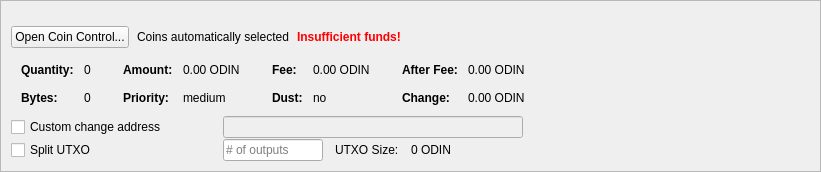
         <widget class="QFrame" name="frameCoinControl">
          <property name="sizePolicy">
           <sizepolicy hsizetype="Expanding" vsizetype="Expanding">
            <horstretch>0</horstretch>
            <verstretch>0</verstretch>
           </sizepolicy>
          </property>
          <property name="maximumSize">
           <size>
            <width>16777215</width>
            <height>16777215</height>
           </size>
          </property>
          <property name="frameShape">
           <enum>QFrame::StyledPanel</enum>
          </property>
          <property name="frameShadow">
           <enum>QFrame::Sunken</enum>
          </property>
          <layout class="QVBoxLayout" name="verticalLayoutCoinControl2">
           <property name="spacing">
            <number>0</number>
           </property>
           <property name="leftMargin">
            <number>0</number>
           </property>
           <property name="topMargin">
            <number>0</number>
           </property>
           <property name="rightMargin">
            <number>0</number>
           </property>
           <property name="bottomMargin">
            <number>0</number>
           </property>
           <item>
            <widget class="QFrame" name="frameCoinControl_BG">
             <layout class="QVBoxLayout" name="verticalLayoutCoinControl" stretch="0,0,0,0,0,0">
              <property name="spacing">
               <number>1</number>
              </property>
              <property name="leftMargin">
               <number>10</number>
              </property>
              <property name="topMargin">
               <number>10</number>
              </property>
              <item>
               <layout class="QHBoxLayout" name="horizontalLayoutCoinControl1">
                <property name="bottomMargin">
                 <number>15</number>
                </property>
                <item>
                 <layout class="QVBoxLayout" name="verticalLayout_3">
                  <property name="spacing">
                   <number>6</number>
                  </property>
                 </layout>
                </item>
               </layout>
              </item>
              <item>
               <layout class="QHBoxLayout" name="horizontalLayoutCoinControl2" stretch="0,0,0,0">
                <property name="spacing">
                 <number>8</number>
                </property>
                <property name="bottomMargin">
                 <number>10</number>
                </property>
                <item>
                 <widget class="QPushButton" name="pushButtonCoinControl">
                  <property name="sizePolicy">
                   <sizepolicy hsizetype="Minimum" vsizetype="Fixed">
                    <horstretch>0</horstretch>
                    <verstretch>0</verstretch>
                   </sizepolicy>
                  </property>
                  <property name="styleSheet">
                   <string notr="true"/>
                  </property>
                  <property name="text">
                   <string>Open Coin Control...</string>
                  </property>
                  <property name="autoDefault">
                   <bool>false</bool>
                  </property>
                 </widget>
                </item>
                <item>
                 <widget class="QLabel" name="labelCoinControlAutomaticallySelected">
                  <property name="text">
                   <string>Coins automatically selected</string>
                  </property>
                  <property name="margin">
                   <number>5</number>
                  </property>
                 </widget>
                </item>
                <item>
                 <widget class="QLabel" name="labelCoinControlInsuffFunds">
                  <property name="font">
                   <font>
                    <weight>75</weight>
                    <bold>true</bold>
                   </font>
                  </property>
                  <property name="styleSheet">
                   <string notr="true">color:red;font-weight:bold;</string>
                  </property>
                  <property name="text">
                   <string>Insufficient funds!</string>
                  </property>
                  <property name="margin">
                   <number>5</number>
                  </property>
                 </widget>
                </item>
                <item>
                 <spacer name="horizontalSpacerCoinControl">
                  <property name="orientation">
                   <enum>Qt::Horizontal</enum>
                  </property>
                  <property name="sizeHint" stdset="0">
                   <size>
                    <width>40</width>
                    <height>1</height>
                   </size>
                  </property>
                 </spacer>
                </item>
               </layout>
              </item>
              <item>
               <widget class="QWidget" name="widgetCoinControl" native="true">
                <property name="sizePolicy">
                 <sizepolicy hsizetype="Preferred" vsizetype="Preferred">
                  <horstretch>0</horstretch>
                  <verstretch>0</verstretch>
                 </sizepolicy>
                </property>
                <property name="minimumSize">
                 <size>
                  <width>0</width>
                  <height>0</height>
                 </size>
                </property>
                <property name="styleSheet">
                 <string notr="true"/>
                </property>
                <layout class="QHBoxLayout" name="horizontalLayoutCoinControl5">
                 <property name="leftMargin">
                  <number>0</number>
                 </property>
                 <property name="topMargin">
                  <number>0</number>
                 </property>
                 <property name="rightMargin">
                  <number>0</number>
                 </property>
                 <property name="bottomMargin">
                  <number>0</number>
                 </property>
                 <item>
                  <layout class="QHBoxLayout" name="horizontalLayoutCoinControl3" stretch="0,0,0,1">
                   <property name="spacing">
                    <number>20</number>
                   </property>
                   <property name="topMargin">
                    <number>0</number>
                   </property>
                   <property name="bottomMargin">
                    <number>10</number>
                   </property>
                   <item>
                    <layout class="QFormLayout" name="formLayoutCoinControl1">
                     <property name="horizontalSpacing">
                      <number>10</number>
                     </property>
                     <property name="verticalSpacing">
                      <number>14</number>
                     </property>
                     <property name="leftMargin">
                      <number>10</number>
                     </property>
                     <property name="topMargin">
                      <number>4</number>
                     </property>
                     <property name="rightMargin">
                      <number>6</number>
                     </property>
                     <item row="0" column="0">
                      <widget class="QLabel" name="labelCoinControlQuantityText">
                       <property name="font">
                        <font>
                         <weight>75</weight>
                         <bold>true</bold>
                        </font>
                       </property>
                       <property name="text">
                        <string>Quantity:</string>
                       </property>
                       <property name="margin">
                        <number>0</number>
                       </property>
                      </widget>
                     </item>
                     <item row="0" column="1">
                      <widget class="QLabel" name="labelCoinControlQuantity">
                       <property name="cursor">
                        <cursorShape>IBeamCursor</cursorShape>
                       </property>
                       <property name="contextMenuPolicy">
                        <enum>Qt::ActionsContextMenu</enum>
                       </property>
                       <property name="text">
                        <string notr="true">0</string>
                       </property>
                       <property name="margin">
                        <number>0</number>
                       </property>
                       <property name="textInteractionFlags">
                        <set>Qt::LinksAccessibleByMouse|Qt::TextSelectableByKeyboard|Qt::TextSelectableByMouse</set>
                       </property>
                      </widget>
                     </item>
                     <item row="1" column="0">
                      <widget class="QLabel" name="labelCoinControlBytesText">
                       <property name="font">
                        <font>
                         <weight>75</weight>
                         <bold>true</bold>
                        </font>
                       </property>
                       <property name="text">
                        <string>Bytes:</string>
                       </property>
                      </widget>
                     </item>
                     <item row="1" column="1">
                      <widget class="QLabel" name="labelCoinControlBytes">
                       <property name="cursor">
                        <cursorShape>IBeamCursor</cursorShape>
                       </property>
                       <property name="contextMenuPolicy">
                        <enum>Qt::ActionsContextMenu</enum>
                       </property>
                       <property name="text">
                        <string notr="true">0</string>
                       </property>
                       <property name="textInteractionFlags">
                        <set>Qt::LinksAccessibleByMouse|Qt::TextSelectableByKeyboard|Qt::TextSelectableByMouse</set>
                       </property>
                      </widget>
                     </item>
                    </layout>
                   </item>
                   <item>
                    <layout class="QFormLayout" name="formLayoutCoinControl2">
                     <property name="horizontalSpacing">
                      <number>10</number>
                     </property>
                     <property name="verticalSpacing">
                      <number>14</number>
                     </property>
                     <property name="leftMargin">
                      <number>6</number>
                     </property>
                     <property name="topMargin">
                      <number>4</number>
                     </property>
                     <property name="rightMargin">
                      <number>6</number>
                     </property>
                     <item row="0" column="0">
                      <widget class="QLabel" name="labelCoinControlAmountText">
                       <property name="font">
                        <font>
                         <weight>75</weight>
                         <bold>true</bold>
                        </font>
                       </property>
                       <property name="text">
                        <string>Amount:</string>
                       </property>
                       <property name="margin">
                        <number>0</number>
                       </property>
                      </widget>
                     </item>
                     <item row="0" column="1">
                      <widget class="QLabel" name="labelCoinControlAmount">
                       <property name="cursor">
                        <cursorShape>IBeamCursor</cursorShape>
                       </property>
                       <property name="contextMenuPolicy">
                        <enum>Qt::ActionsContextMenu</enum>
                       </property>
                       <property name="text">
                        <string notr="true">0.00 ODIN</string>
                       </property>
                       <property name="textInteractionFlags">
                        <set>Qt::LinksAccessibleByMouse|Qt::TextSelectableByKeyboard|Qt::TextSelectableByMouse</set>
                       </property>
                      </widget>
                     </item>
                     <item row="1" column="0">
                      <widget class="QLabel" name="labelCoinControlPriorityText">
                       <property name="font">
                        <font>
                         <weight>75</weight>
                         <bold>true</bold>
                        </font>
                       </property>
                       <property name="text">
                        <string>Priority:</string>
                       </property>
                      </widget>
                     </item>
                     <item row="1" column="1">
                      <widget class="QLabel" name="labelCoinControlPriority">
                       <property name="cursor">
                        <cursorShape>IBeamCursor</cursorShape>
                       </property>
                       <property name="contextMenuPolicy">
                        <enum>Qt::ActionsContextMenu</enum>
                       </property>
                       <property name="text">
                        <string>medium</string>
                       </property>
                       <property name="textInteractionFlags">
                        <set>Qt::LinksAccessibleByMouse|Qt::TextSelectableByKeyboard|Qt::TextSelectableByMouse</set>
                       </property>
                      </widget>
                     </item>
                    </layout>
                   </item>
                   <item>
                    <layout class="QFormLayout" name="formLayoutCoinControl3">
                     <property name="horizontalSpacing">
                      <number>10</number>
                     </property>
                     <property name="verticalSpacing">
                      <number>14</number>
                     </property>
                     <property name="leftMargin">
                      <number>6</number>
                     </property>
                     <property name="topMargin">
                      <number>4</number>
                     </property>
                     <property name="rightMargin">
                      <number>6</number>
                     </property>
                     <item row="0" column="0">
                      <widget class="QLabel" name="labelCoinControlFeeText">
                       <property name="font">
                        <font>
                         <weight>75</weight>
                         <bold>true</bold>
                        </font>
                       </property>
                       <property name="text">
                        <string>Fee:</string>
                       </property>
                       <property name="margin">
                        <number>0</number>
                       </property>
                      </widget>
                     </item>
                     <item row="0" column="1">
                      <widget class="QLabel" name="labelCoinControlFee">
                       <property name="cursor">
                        <cursorShape>IBeamCursor</cursorShape>
                       </property>
                       <property name="contextMenuPolicy">
                        <enum>Qt::ActionsContextMenu</enum>
                       </property>
                       <property name="text">
                        <string notr="true">0.00 ODIN</string>
                       </property>
                       <property name="textInteractionFlags">
                        <set>Qt::LinksAccessibleByMouse|Qt::TextSelectableByKeyboard|Qt::TextSelectableByMouse</set>
                       </property>
                      </widget>
                     </item>
                     <item row="1" column="0">
                      <widget class="QLabel" name="labelCoinControlLowOutputText">
                       <property name="font">
                        <font>
                         <weight>75</weight>
                         <bold>true</bold>
                        </font>
                       </property>
                       <property name="text">
                        <string>Dust:</string>
                       </property>
                      </widget>
                     </item>
                     <item row="1" column="1">
                      <widget class="QLabel" name="labelCoinControlLowOutput">
                       <property name="cursor">
                        <cursorShape>IBeamCursor</cursorShape>
                       </property>
                       <property name="contextMenuPolicy">
                        <enum>Qt::ActionsContextMenu</enum>
                       </property>
                       <property name="text">
                        <string>no</string>
                       </property>
                       <property name="textInteractionFlags">
                        <set>Qt::LinksAccessibleByMouse|Qt::TextSelectableByKeyboard|Qt::TextSelectableByMouse</set>
                       </property>
                      </widget>
                     </item>
                    </layout>
                   </item>
                   <item>
                    <layout class="QFormLayout" name="formLayoutCoinControl4">
                     <property name="horizontalSpacing">
                      <number>10</number>
                     </property>
                     <property name="verticalSpacing">
                      <number>14</number>
                     </property>
                     <property name="leftMargin">
                      <number>6</number>
                     </property>
                     <property name="topMargin">
                      <number>4</number>
                     </property>
                     <property name="rightMargin">
                      <number>6</number>
                     </property>
                     <item row="0" column="0">
                      <widget class="QLabel" name="labelCoinControlAfterFeeText">
                       <property name="font">
                        <font>
                         <weight>75</weight>
                         <bold>true</bold>
                        </font>
                       </property>
                       <property name="text">
                        <string>After Fee:</string>
                       </property>
                       <property name="margin">
                        <number>0</number>
                       </property>
                      </widget>
                     </item>
                     <item row="0" column="1">
                      <widget class="QLabel" name="labelCoinControlAfterFee">
                       <property name="cursor">
                        <cursorShape>IBeamCursor</cursorShape>
                       </property>
                       <property name="contextMenuPolicy">
                        <enum>Qt::ActionsContextMenu</enum>
                       </property>
                       <property name="text">
                        <string notr="true">0.00 ODIN</string>
                       </property>
                       <property name="textInteractionFlags">
                        <set>Qt::LinksAccessibleByMouse|Qt::TextSelectableByKeyboard|Qt::TextSelectableByMouse</set>
                       </property>
                      </widget>
                     </item>
                     <item row="1" column="0">
                      <widget class="QLabel" name="labelCoinControlChangeText">
                       <property name="font">
                        <font>
                         <weight>75</weight>
                         <bold>true</bold>
                        </font>
                       </property>
                       <property name="text">
                        <string>Change:</string>
                       </property>
                      </widget>
                     </item>
                     <item row="1" column="1">
                      <widget class="QLabel" name="labelCoinControlChange">
                       <property name="cursor">
                        <cursorShape>IBeamCursor</cursorShape>
                       </property>
                       <property name="contextMenuPolicy">
                        <enum>Qt::ActionsContextMenu</enum>
                       </property>
                       <property name="text">
                        <string notr="true">0.00 ODIN</string>
                       </property>
                       <property name="textInteractionFlags">
                        <set>Qt::LinksAccessibleByMouse|Qt::TextSelectableByKeyboard|Qt::TextSelectableByMouse</set>
                       </property>
                      </widget>
                     </item>
                    </layout>
                   </item>
                  </layout>
                 </item>
                </layout>
               </widget>
              </item>
              <item>
               <layout class="QHBoxLayout" name="horizontalLayoutCoinControl4">
                <property name="spacing">
                 <number>12</number>
                </property>
                <property name="sizeConstraint">
                 <enum>QLayout::SetDefaultConstraint</enum>
                </property>
                <property name="topMargin">
                 <number>0</number>
                </property>
                <property name="rightMargin">
                 <number>0</number>
                </property>
                <item>
                 <widget class="QCheckBox" name="checkBoxCoinControlChange">
                  <property name="sizePolicy">
                   <sizepolicy hsizetype="Preferred" vsizetype="Preferred">
                    <horstretch>0</horstretch>
                    <verstretch>0</verstretch>
                   </sizepolicy>
                  </property>
                  <property name="minimumSize">
                   <size>
                    <width>200</width>
                    <height>0</height>
                   </size>
                  </property>
                  <property name="maximumSize">
                   <size>
                    <width>200</width>
                    <height>16777215</height>
                   </size>
                  </property>
                  <property name="toolTip">
                   <string>If this is activated, but the change address is empty or invalid, change will be sent to a newly generated address.</string>
                  </property>
                  <property name="text">
                   <string>Custom change address</string>
                  </property>
                 </widget>
                </item>
                <item>
                 <widget class="QValidatedLineEdit" name="lineEditCoinControlChange">
                  <property name="enabled">
                   <bool>false</bool>
                  </property>
                  <property name="sizePolicy">
                   <sizepolicy hsizetype="Preferred" vsizetype="Preferred">
                    <horstretch>0</horstretch>
                    <verstretch>0</verstretch>
                   </sizepolicy>
                  </property>
                  <property name="minimumSize">
                   <size>
                    <width>300</width>
                    <height>0</height>
                   </size>
                  </property>
                 </widget>
                </item>
                <item>
                 <widget class="QLabel" name="labelCoinControlChangeLabel">
                  <property name="sizePolicy">
                   <sizepolicy hsizetype="Preferred" vsizetype="Preferred">
                    <horstretch>0</horstretch>
                    <verstretch>0</verstretch>
                   </sizepolicy>
                  </property>
                  <property name="minimumSize">
                   <size>
                    <width>100</width>
                    <height>0</height>
                   </size>
                  </property>
                  <property name="text">
                   <string/>
                  </property>
                  <property name="margin">
                   <number>3</number>
                  </property>
                 </widget>
                </item>
               </layout>
              </item>
              <item>
               <layout class="QHBoxLayout" name="horizontalLayoutCoinControl6">
                <property name="spacing">
                 <number>12</number>
                </property>
                <property name="rightMargin">
                 <number>0</number>
                </property>
                <item>
                 <widget class="QCheckBox" name="splitBlockCheckBox">
                  <property name="sizePolicy">
                   <sizepolicy hsizetype="Preferred" vsizetype="Preferred">
                    <horstretch>0</horstretch>
                    <verstretch>0</verstretch>
                   </sizepolicy>
                  </property>
                  <property name="minimumSize">
                   <size>
                    <width>200</width>
                    <height>0</height>
                   </size>
                  </property>
                  <property name="maximumSize">
                   <size>
                    <width>200</width>
                    <height>16777215</height>
                   </size>
                  </property>
                  <property name="text">
                   <string>Split UTXO</string>
                  </property>
                 </widget>
                </item>
                <item>
                 <widget class="QLineEdit" name="splitBlockLineEdit">
                  <property name="sizePolicy">
                   <sizepolicy hsizetype="Preferred" vsizetype="Preferred">
                    <horstretch>50</horstretch>
                    <verstretch>0</verstretch>
                   </sizepolicy>
                  </property>
                  <property name="minimumSize">
                   <size>
                    <width>100</width>
                    <height>0</height>
                   </size>
                  </property>
                  <property name="maximumSize">
                   <size>
                    <width>100</width>
                    <height>16777215</height>
                   </size>
                  </property>
                  <property name="placeholderText">
                   <string># of outputs</string>
                  </property>
                 </widget>
                </item>
                <item>
                 <widget class="QLabel" name="labelBlockSizeText">
                  <property name="text">
                   <string>UTXO Size:</string>
                  </property>
                 </widget>
                </item>
                <item>
                 <widget class="QLabel" name="labelBlockSize">
                  <property name="text">
                   <string>0 ODIN</string>
                  </property>
                 </widget>
                </item>
                <item>
                 <spacer name="horizontalSpacer_7">
                  <property name="orientation">
                   <enum>Qt::Horizontal</enum>
                  </property>
                  <property name="sizeHint" stdset="0">
                   <size>
                    <width>40</width>
                    <height>20</height>
                   </size>
                  </property>
                 </spacer>
                </item>
               </layout>
              </item>
              <item>
               <spacer name="verticalSpacerCoinControl">
                <property name="orientation">
                 <enum>Qt::Vertical</enum>
                </property>
                <property name="sizeHint" stdset="0">
                 <size>
                  <width>800</width>
                  <height>1</height>
                 </size>
                </property>
               </spacer>
              </item>
             </layout>
            </widget>
           </item>
          </layout>
         </widget>
